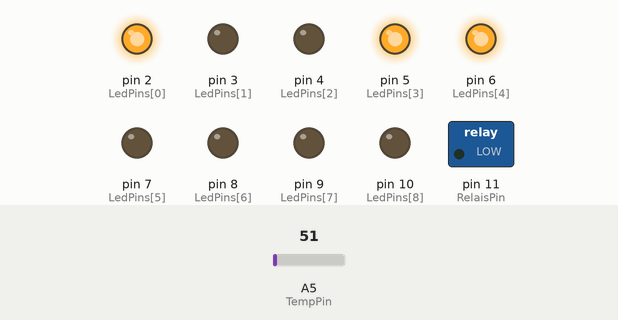
Simulated run of this sketch. Board: Arduino Uno, built with avr-gcc and run on an emulated ATmega328P. Shown: switched loads named in the sketch (green lamp = pin HIGH), output pins drawn as LEDs (lit = HIGH). The test bench sets the inputs (shaded band); at power-on: A5 (TempPin) = 51.

Above: at 1.8 s.
1.9 s: A5 (TempPin) set to 61
At 3.2 s:
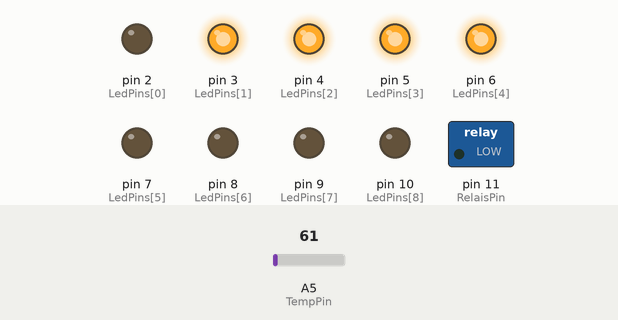
3.5 s: A5 (TempPin) set to 62
At 4.8 s:
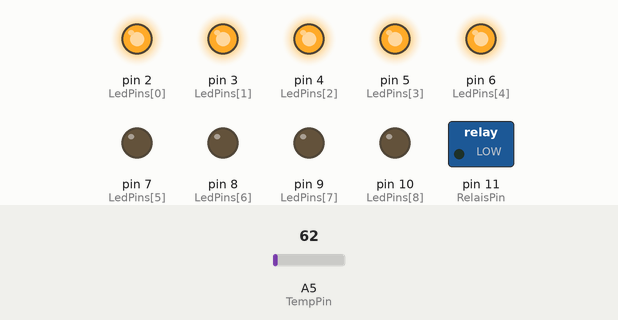
5.5 s: A5 (TempPin) set to 71
At 6.3 s:
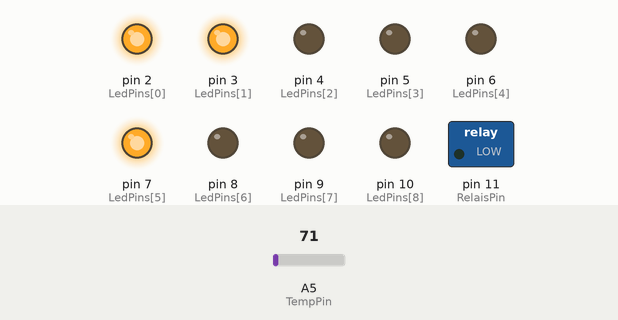
7.5 s: A5 (TempPin) set to 86
At 9.1 s:
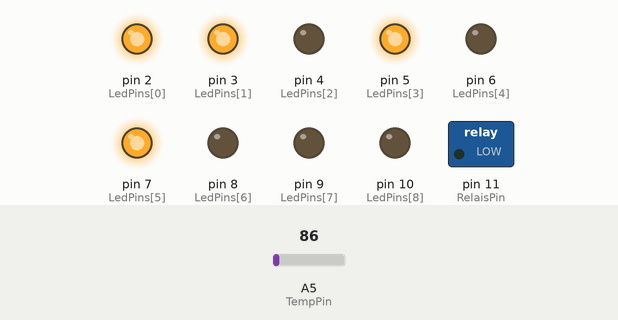
9.5 s: A5 (TempPin) set to 88
At 10.6 s:
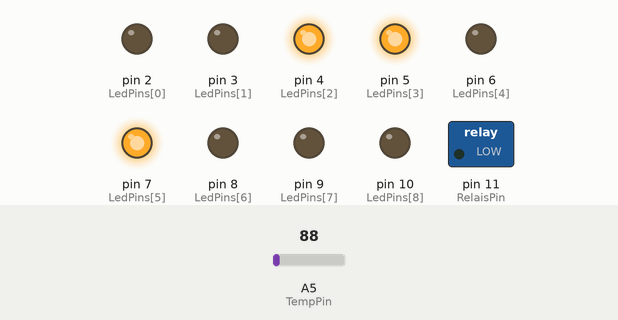
Timing chart, 0 to 12.5 s (numbered marks = the images above; inputs shaded):
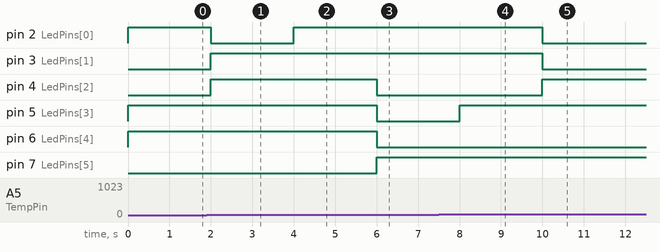

The sketch:

silvia.ino
```cpp
/*
first draft for a temperature control device
on arduino micro board

created 2014
by Daniel & Lisa

This code is published under GPL v2
*/

const int LedPins[]  = {2, 3, 4, 5, 6, 7, 8, 9, 10};
const int RelaisPin  = 11;  // heater
const int TempPin    = A5;
//const int WaterPin   = A5;
const int PotzPin    = A4;
const int Slope      = 1;
const int Offset     = 0;
const int LedThreshold[] = {450, 470, 490, 510, 530, 550, 570};
const int HeaterThreshold  = 250;
//const int  = 4868;

#define ARRAY_SIZE(a) (sizeof(a) / sizeof(a[0]))

void setup()
{
  for (int i = 0; i < ARRAY_SIZE(LedPins); i++)
    pinMode(LedPins[i], OUTPUT);

  pinMode(RelaisPin, OUTPUT);
  pinMode(TempPin, INPUT);
}

/*
int securityCheck(int temp, int Threshold)
{
  if (temp < Threshold) {

  }

  return temp;
}
*/

int checkTSensor()
{
  int sensorValue = analogRead(TempPin);
  int temp        = Slope * sensorValue - Offset;
  return temp;
}

/*
int checkWaterSensor()
{
  int waterLevel = analogRead(WaterPin);
  return waterLevel;
}
*/

// persistent storage fo user settings
// anti-hysterese
// security switch off

void loop()
{

  int potzValue = analogRead(TempPin);
//  digitalWrite(LedPins[7], HIGH);
//  digitalWrite(LedPins[8], HIGH);


  for (int i = 0; i < ARRAY_SIZE(LedPins); i++)
    digitalWrite(LedPins[i], (potzValue & (1 << (i + 1))) ? 1:0);

   delay(1000);

  return;

  int temperature = checkTSensor();

  for (int i = 0; i < ARRAY_SIZE(LedPins); i++)
    digitalWrite(LedPins[i], temperature > LedThreshold[i]);

  digitalWrite(RelaisPin, temperature < HeaterThreshold);

}
```

Measured:
- the behaviour switches between 61 and 62 on A5 (TempPin) (found by bisection; images 1 and 2)
- the behaviour switches between 87 and 88 on A5 (TempPin) (found by bisection; images 4 and 5)
- after the input at 1.9 s, pin 2 (LedPins[0]): HIGH → LOW after 0.10 s; pin 3 (LedPins[1]), pin 4 (LedPins[2]): LOW → HIGH after 0.10 s
- after the input at 3.5 s, pin 2 (LedPins[0]): LOW → HIGH after 0.50 s
- after the input at 5.5 s, pin 4 (LedPins[2]), pin 5 (LedPins[3]), pin 6 (LedPins[4]): HIGH → LOW after 0.50 s; pin 7 (LedPins[5]): LOW → HIGH after 0.50 s
- after the input at 7.5 s, pin 5 (LedPins[3]): LOW → HIGH after 0.50 s
- after the input at 9.5 s, pin 2 (LedPins[0]), pin 3 (LedPins[1]): HIGH → LOW after 0.50 s; pin 4 (LedPins[2]): LOW → HIGH after 0.50 s
